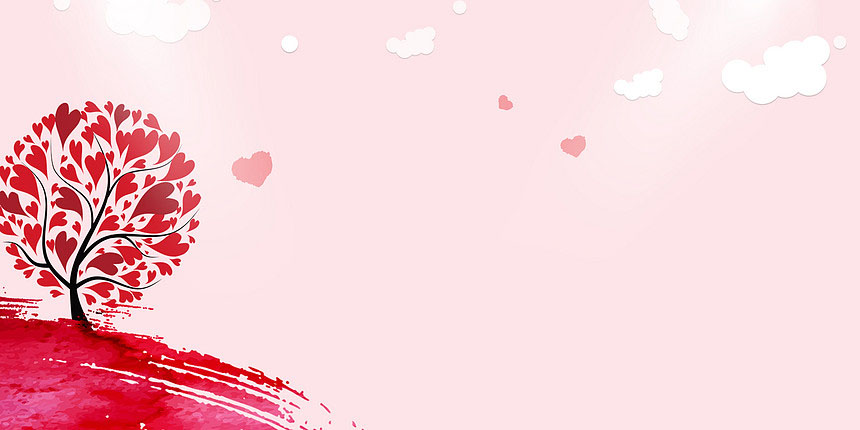
#> input picture bgr (1).jpg, 860 x 430 px, found by its file name
$ python make_icons.py
#> lines starting #> are read from the running program, lines starting #| are printed output that depends on the picture
from PIL import Image
import os

# Input image (replace path if needed)
input_path = os.path.join(os.path.dirname(__file__), '..', 'bgr (1).jpg')
output_dir = os.path.join(os.path.dirname(__file__), '..', 'icons')

sizes = [72, 192, 512]

os.makedirs(output_dir, exist_ok=True)

with Image.open(input_path) as im:
#> im is the input picture: PIL image 860x430 RGB; mean R, G, B 246.5, 207.6, 213.4
    im = im.convert('RGBA')
#> im: PIL image 860x430 RGBA
    for s in sizes:
        out = im.copy()
        out = out.resize((s, s), Image.LANCZOS)
        out_path = os.path.join(output_dir, f'icon-{s}x{s}.png')
        out.save(out_path, format='PNG', optimize=True)
        print('Wrote', out_path)
#> this loop made 3 passes
#> pass 1, `out = out.resize((s, s), Image.LANCZOS)`:
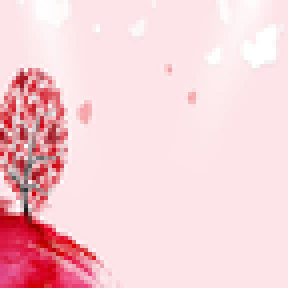
#> out: PIL image 72x72 RGBA (shown 4 times larger); mean R, G, B, A 246.5, 207.6, 213.4, 255
#> pass 2, `out = out.resize((s, s), Image.LANCZOS)`:
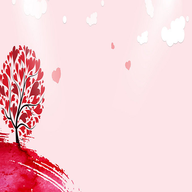
#> out: PIL image 192x192 RGBA; mean R, G, B, A 246.5, 207.6, 213.4, 255
#> pass 3, `out = out.resize((s, s), Image.LANCZOS)`:
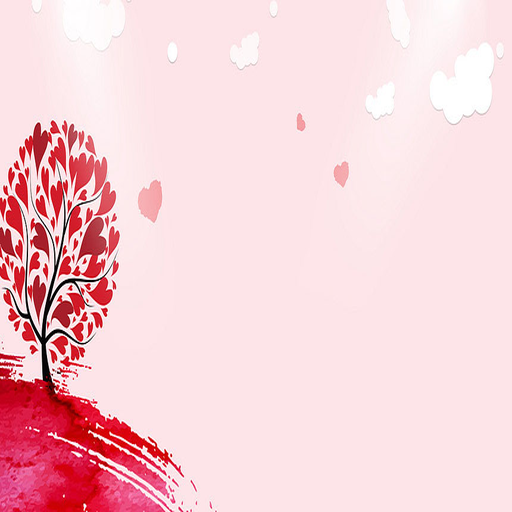
#> out: PIL image 512x512 RGBA; mean R, G, B, A 246.5, 207.6, 213.4, 255

print('Done')
